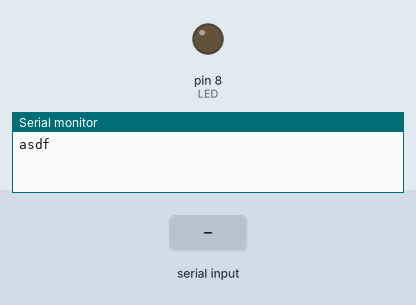
Bench run of a sketch on a simulated Arduino Uno, built with avr-gcc and run on an emulated ATmega328P. Parts: output pins drawn as LEDs (lit = HIGH), the last lines printed to the serial monitor. Inputs (shaded band) come from the test bench.

Above: at 1.2 s.
1.3 s: "1" received over Serial
At 1.6 s:
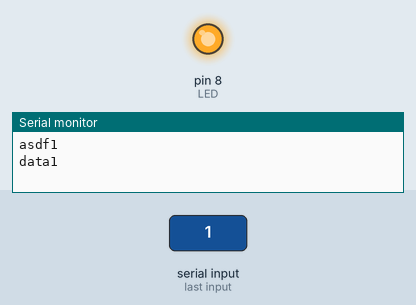
Timing chart, 0 to 4.3 s (numbered marks = the images above; inputs shaded):
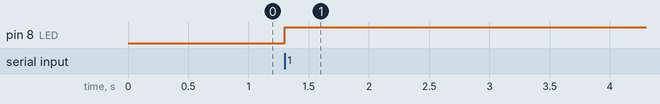

Measured:
- after the input at 1.3 s, pin 8 (LED): LOW → HIGH at once

The sketch:

busedit.ino
```cpp
 #include <SoftwareSerial.h>

#define LED 8
bool ledbool = false;

char data;

void setup() {
  // put your setup code here, to run once:
   pinMode(LED, OUTPUT);
   Serial.begin(9600);
   Serial.print("asdf");
}

void loop() {
  // put your main code here, to run repeatedly:
  if(Serial.available()){
    data=Serial.read();
    Serial.println(data);
  }
  if(ledbool){
    digitalWrite(LED, HIGH);
  }
  if(!ledbool){
    digitalWrite(LED, LOW);
  }
  if(data =='1'){
    Serial.print("data1");
    data = '0';
    ledbool = !ledbool;
  }
}
```
